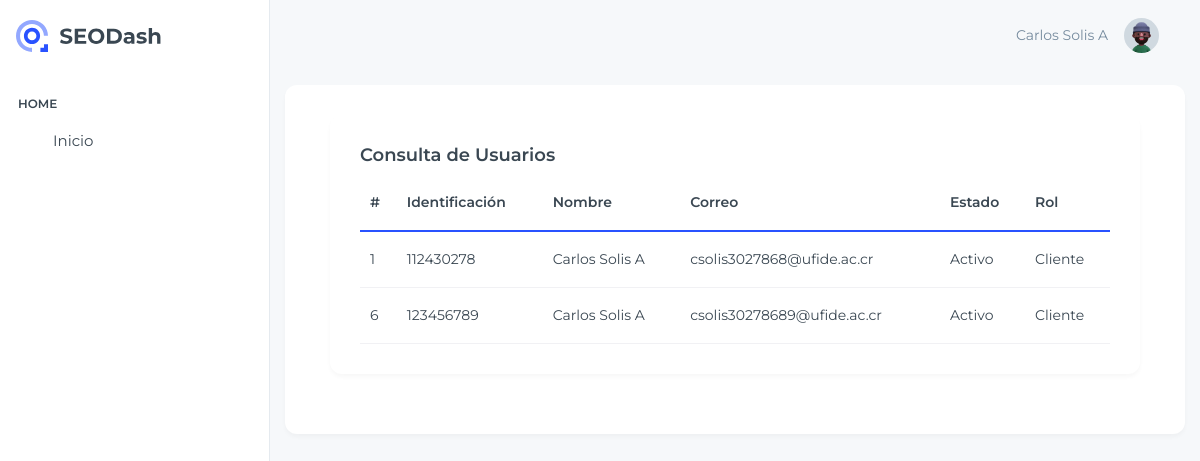
/View/Usuario/consultarUsuarios.php (signed in), run on an earlier commit of the app's database.
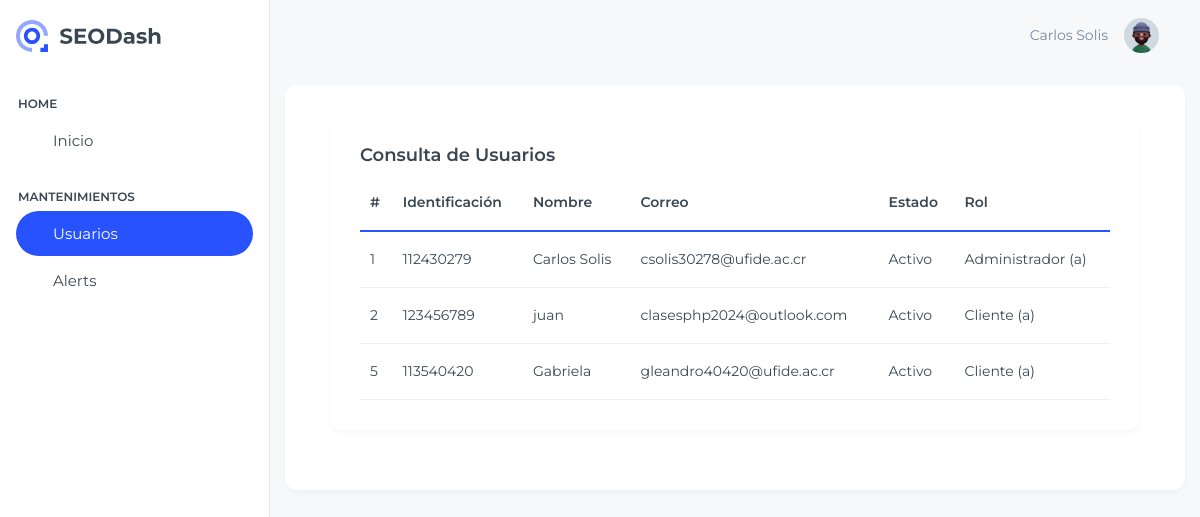
And on a later commit of the database.
### tables this page shows
CREATE TABLE `tusuario` (
  `Consecutivo` bigint(11) NOT NULL AUTO_INCREMENT,
  `Identificacion` varchar(20) NOT NULL,
  `Nombre` varchar(255) NOT NULL,
  `CorreoElectronico` varchar(80) NOT NULL,
  `Contrasena` varchar(10) NOT NULL,
  `Activo` bit(1) NOT NULL,
  `ConsecutivoRol` int(11) DEFAULT NULL,
  PRIMARY KEY (`Consecutivo`),
  UNIQUE KEY `CorreoElectronico_UNIQUE` (`CorreoElectronico`),
  UNIQUE KEY `Identificacion_UNIQUE` (`Identificacion`),
  KEY `FK_ROL` (`ConsecutivoRol`),
  CONSTRAINT `FK_ROL` FOREIGN KEY (`ConsecutivoRol`) REFERENCES `trol` (`Consecutivo`)
);

CREATE TABLE `trol` (
  `Consecutivo` int(11) NOT NULL AUTO_INCREMENT,
  `NombreRol` varchar(50) NOT NULL,
  PRIMARY KEY (`Consecutivo`)
);

### Model/UsuarioModel.php (called while the page is built, shortened)
<?php
    function ConsultarUsuariosModel()
    {
        try {
            $enlace = AbrirBD();
            $sentencia = "CALL ConsultarUsuarios()" ;
            $result = $enlace -> query($sentencia);
            return $result;
        } catch (Exception $ex) {
            return null;
        }
    }
?>

### Controller/UsuarioController.php (called while the page is built, shortened)
<?php
    include_once $_SERVER["DOCUMENT_ROOT"] .'/Proyecto_Clase/Model/UsuarioModel.php';
    function ConsultarUsuarios()
    {
        $result = ConsultarUsuariosModel();
        if($result != null && $result -> num_rows > 0)
        {
            return $result;
        }
    }
?>

### View/Usuario/consultarUsuarios.php (the view, shortened to what this page needs)
<?php
    include_once $_SERVER["DOCUMENT_ROOT"] .'/Proyecto_Clase/View/layout.php';
    include_once $_SERVER["DOCUMENT_ROOT"] .'/Proyecto_Clase/Controller/UsuarioController.php';
?>
<!doctype html>
<html lang="en">
<head>
    <link rel="stylesheet" href="../css/styles.min.css" />
    <link rel="stylesheet" href="https://cdn.datatables.net/2.1.8/css/dataTables.bootstrap5.css" />
</head>
<body class="page-wrapper">
    <div id="main-wrapper" data-layout="vertical" data-navbarbg="skin6" data-sidebartype="full"
        data-sidebar-position="fixed" data-header-position="fixed">
        <?php
            MostrarMenu();
        ?>
        <div class="body-wrapper">
            <?php
            MostrarHeader();
        ?>
            <div class="container-fluid">
                <div class="row">
                    <div class="card">
                        <div class="card-body">
                            <div class="card">
                                <div class="card-body">
                                    <h5 class="card-title">Consulta de Usuarios</h5>
                                    <div class="table-responsive">
                                        <table id="example" class="table text-nowrap align-middle mb-0">
                                            <thead>
                                                <tr class="border-2 border-bottom border-primary border-0">
                                                    <th scope="col">#</th>
                                                    <th scope="col">Identificación</th>
                                                    <th scope="col">Nombre</th>
                                                    <th scope="col">Correo</th>
                                                    <th scope="col">Estado</th>
                                                    <th scope="col">Rol</th>
                                                </tr>
                                            </thead>
                                            <tbody class="table-group-divider">
                                                <?php
                                                    $datos = ConsultarUsuarios();
                                                    While($fila = mysqli_fetch_array($datos))
                                                    {
                                                        echo "<tr>";
                                                        echo "<td>" . $fila["Consecutivo"]. "</td>";
                                                        echo "<td>" . $fila["Identificacion"]. "</td>";
                                                        echo "<td>" . $fila["Nombre"]. "</td>";
                                                        echo "<td>" . $fila["CorreoElectronico"]. "</td>";
                                                        echo "<td>" . $fila["DescripcionActivo"]. "</td>";
                                                        echo "<td>" . $fila["NombreRol"]. "</td>";
                                                        echo "</tr>";
                                                    }
                                                ?>
                                            </tbody>
                                        </table>
                                    </div>
                                </div>
                            </div>
                        </div>
                    </div>
                </div>
            </div>
        </div>
</body>
</html>

### View/layout.php (shortened to what this page needs)
<?php
function MostrarMenu()
    {
        echo '
        <aside class="left-sidebar">
                <div>
                    <div class="brand-logo d-flex align-items-center justify-content-between">
                        <a href="home.php" class="text-nowrap logo-img">
                            <img src="../images/logo-light.svg" alt="" />
                        </a>
                        <div class="close-btn d-xl-none d-block sidebartoggler cursor-pointer" id="sidebarCollapse">
                            <i class="ti ti-x fs-8"></i>
                        </div>
                    </div>
                    <nav class="sidebar-nav scroll-sidebar" data-simplebar="">
                        <ul id="sidebarnav">
                            <li class="nav-small-cap">
                                <i class="ti ti-dots nav-small-cap-icon fs-6"></i>
                                <span class="hide-menu">Home</span>
                            </li>
                            <li class="sidebar-item">
                                <a class="sidebar-link" href=" ../Login/home.php" aria-expanded="false">
                                    <span>
                                        <iconify-icon icon="solar:home-smile-bold-duotone" class="fs-6"></iconify-icon>
                                    </span>
                                    <span class="hide-menu">Inicio</span>
                                </a>
                            </li>';
                            if (isset($_SESSION["NombreUsuario"]) && $_SESSION["ConsecutivoRolUsuario"] == "1") {
                                echo '
                            <li class="nav-small-cap">
                                <i class="ti ti-dots nav-small-cap-icon fs-6"></i>
                                <span class="hide-menu">Mantenimientos</span>
                            </li>
                            <li class="sidebar-item">
                                <a class="sidebar-link" href=" ../Usuario/consultarUsuarios.php" aria-expanded="false">
                                    <span>
                                        <iconify-icon icon="solar:layers-minimalistic-bold-duotone" class="fs-6">
                                        </iconify-icon>
                                    </span>
                                    <span class="hide-menu">Usuarios</span>
                                </a>
                            </li>
                            <li class="sidebar-item">
                                <a class="sidebar-link" href="./ui-alerts.html" aria-expanded="false">
                                    <span>
                                        <iconify-icon icon="solar:danger-circle-bold-duotone" class="fs-6"></iconify-icon>
                                    </span>
                                    <span class="hide-menu">Alerts</span>
                                </a>
                            </li>';
                        }
                        echo '
                        </ul>
                    </nav>
                </div>
            </aside>
        ';
    }
function MostrarHeader()
    {
    $usuario = "Invitado";
    if (isset($_SESSION["NombreUsuario"])) {
        $usuario = $_SESSION["NombreUsuario"];
    }
        echo '
            <header class="app-header">
                <nav class="navbar navbar-expand-lg navbar-light">
                    <ul class="navbar-nav">
                        <li class="nav-item d-block d-xl-none">
                            <a class="nav-link sidebartoggler nav-icon-hover" id="headerCollapse"
                                href="javascript:void(0)">
                                <i class="ti ti-menu-2"></i>
                            </a>
                        </li>
                    </ul>
                    <div class="navbar-collapse justify-content-end px-0" id="navbarNav">
                        <ul class="navbar-nav flex-row ms-auto align-items-center justify-content-end">
                            ' . $usuario . '
                            <li class="nav-item dropdown">
                                <a class="nav-link nav-icon-hover" href="javascript:void(0)" id="drop2"
                                    data-bs-toggle="dropdown" aria-expanded="false">
                                    <img src="../images/user-1.jpg" alt="" width="35" height="35"
                                        class="rounded-circle">
                                </a>
                                <div class="dropdown-menu dropdown-menu-end dropdown-menu-animate-up"
                                    aria-labelledby="drop2">
                                    <div class="message-body">';
                                        echo'
                                    </div>
                                </div>
                            </li>
                        </ul>
                    </div>
                </nav>
            </header>
        ';
    }
?>

### View/css/simplebar.css (style rules this page uses)
[data-simplebar] { position: relative; flex-direction: column; flex-wrap: wrap; justify-content: flex-start; align-content: flex-start; align-items: flex-start; }

What changed in the data, as far as the page shows it:
removed tusuario: Consecutivo "6", Identificacion "123456789", Nombre "Carlos Solis A", CorreoElectronico "csolis30278689@ufide.ac.cr", DescripcionActivo "Activo", ConsecutivoRol.NombreRol "Cliente"
changed tusuario id 1: Identificacion "112430278" → "112430279"; Nombre "Carlos Solis A" → "Carlos Solis"; CorreoElectronico "csolis3027868@ufide.ac.cr" → "csolis30278@ufide.ac.cr"; ConsecutivoRol.NombreRol "Cliente" → "Administrador (a)"
added tusuario: Consecutivo "2", Identificacion "123456789", Nombre "juan", CorreoElectronico "clasesphp2024@outlook.com", DescripcionActivo "Activo", ConsecutivoRol.NombreRol "Cliente (a)"
added tusuario: Consecutivo "5", Identificacion "113540420", Nombre "Gabriela", CorreoElectronico "gleandro40420@ufide.ac.cr", DescripcionActivo "Activo", ConsecutivoRol.NombreRol "Cliente (a)"
Also different on the page:
$usuario: "Carlos Solis A" → "Carlos Solis"
text now shown: "MANTENIMIENTOS Usuarios Alerts"
